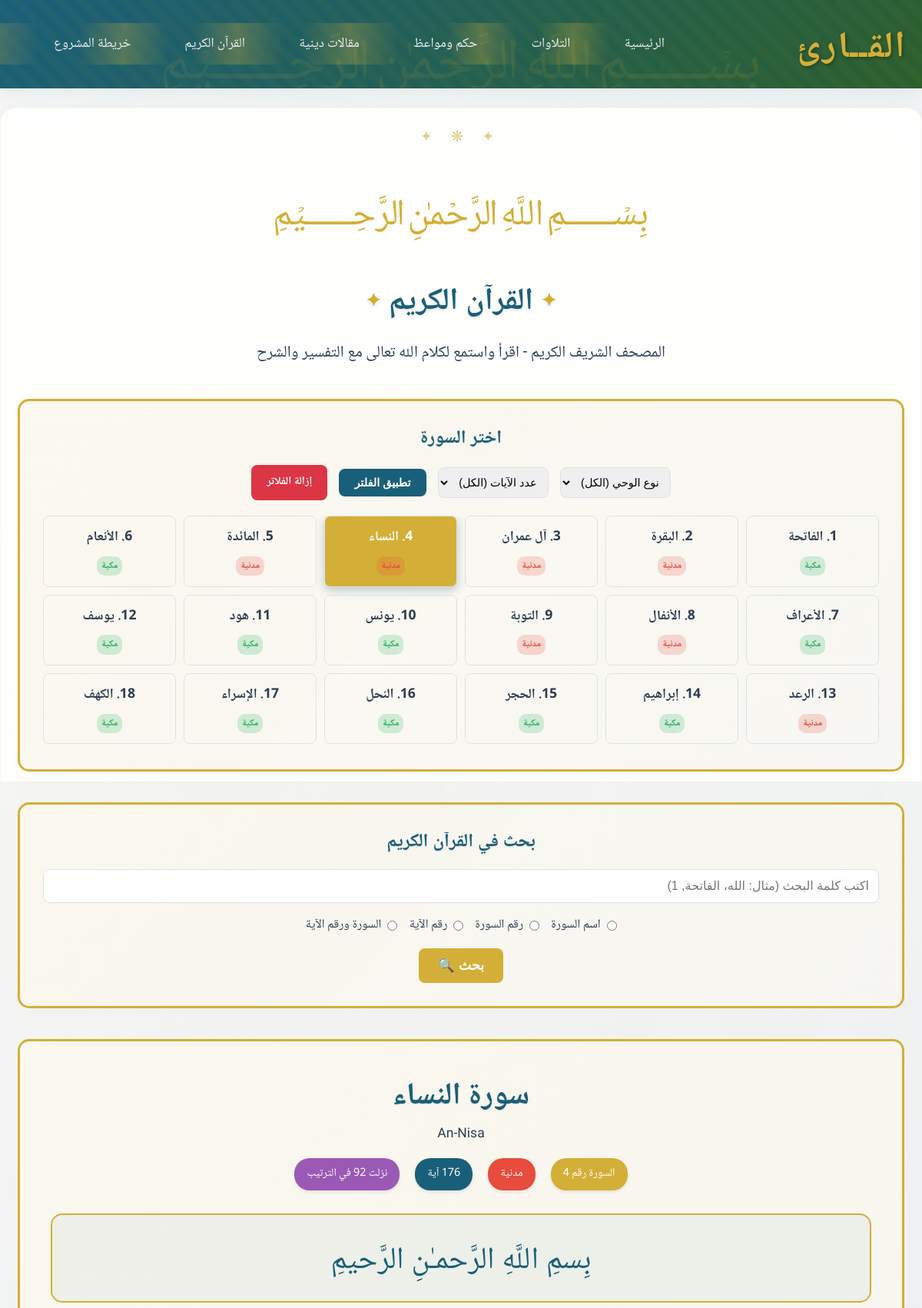
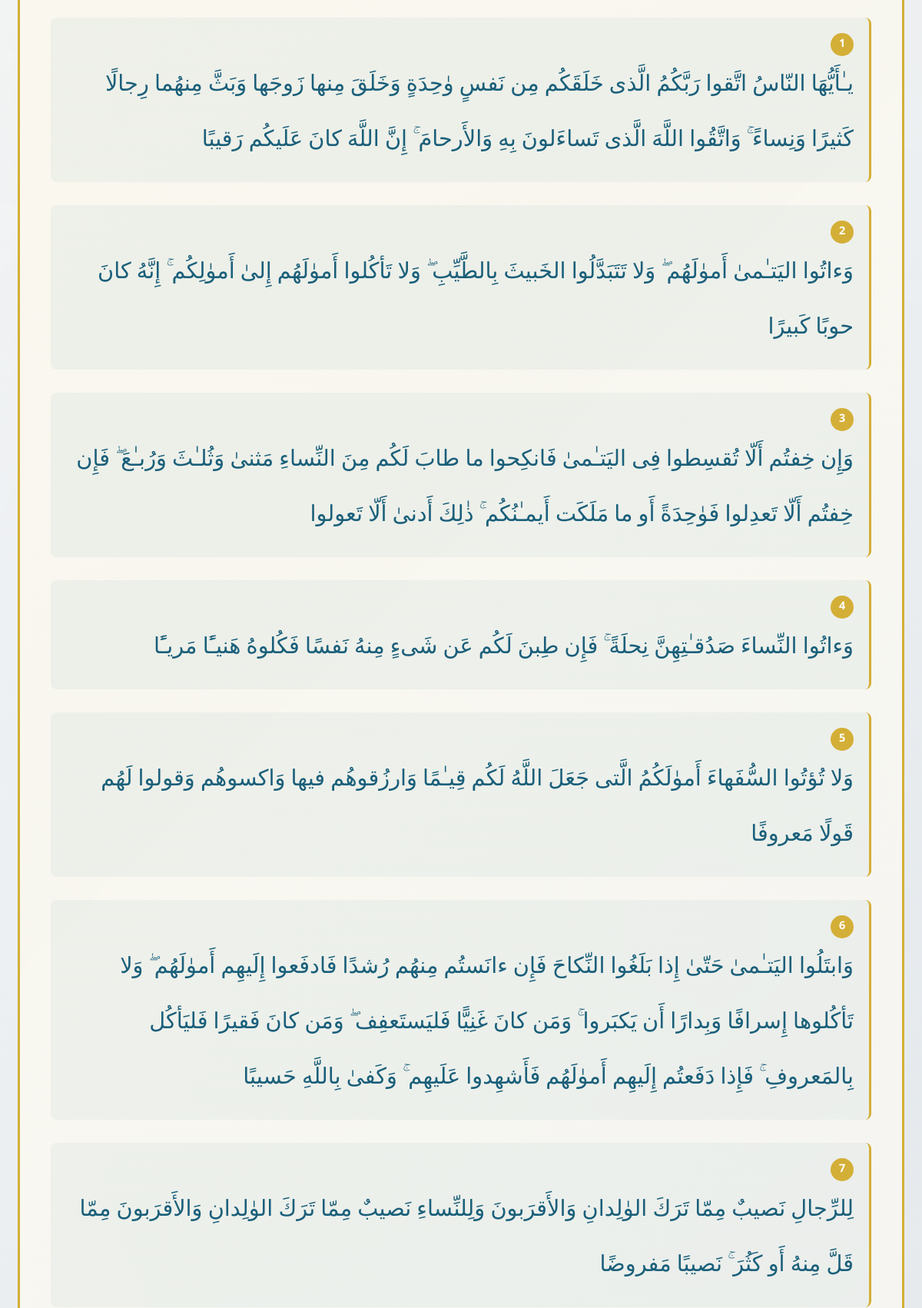
The app's page /quran.php?surah=4 (upper part) with its own data (2 pictures, top to bottom).
### tables this page shows
CREATE TABLE IF NOT EXISTS `quran_surahs` (
    `surah_number` INT(11) NOT NULL,
    `surah_name_arabic` VARCHAR(100) NOT NULL,
    `surah_name_english` VARCHAR(100) NULL,
    `revelation_type` ENUM('meccan', 'medinan') NOT NULL,
    `total_ayahs` INT(11) NOT NULL,
    `revelation_order` INT(11) NOT NULL,
    `bismillah_pre` TINYINT(1) NOT NULL DEFAULT 1 COMMENT '1=تظهر البسملة، 0=لا تظهر',
    `created_at` TIMESTAMP NOT NULL DEFAULT CURRENT_TIMESTAMP,
    PRIMARY KEY (`surah_number`),
    INDEX `idx_revelation_type` (`revelation_type`),
    INDEX `idx_revelation_order` (`revelation_order`)
);

CREATE TABLE IF NOT EXISTS `quran_verses` (
    `id` INT(11) NOT NULL AUTO_INCREMENT,
    `surah_number` INT(11) NOT NULL,
    `ayah_number` INT(11) NOT NULL,
    `ayah_text` TEXT NOT NULL,
    `juz_number` INT(11) NULL,
    `page_number` INT(11) NULL,
    `created_at` TIMESTAMP NOT NULL DEFAULT CURRENT_TIMESTAMP,
    PRIMARY KEY (`id`),
    UNIQUE KEY `unique_verse` (`surah_number`, `ayah_number`),
    INDEX `idx_surah_number` (`surah_number`),
    INDEX `idx_juz_number` (`juz_number`),
    INDEX `idx_page_number` (`page_number`),
    FULLTEXT `ftx_ayah_text` (`ayah_text`)
);

### quran.php (the view, shortened to what this page needs)
<?php
include 'includes/header.php';
include 'includes/db_connect.php';
$search_query = isset($_GET['search_query']) ? trim($_GET['search_query']) : '';
$search_results = [];
$revelation_filter = isset($_GET['revelation_filter']) ? $_GET['revelation_filter'] : '';
$ayah_count_filter = isset($_GET['ayah_count_filter']) ? $_GET['ayah_count_filter'] : '';
$current_surah = isset($_GET['surah']) ? (int)$_GET['surah'] : 1;
$current_surah = max(1, min(114, $current_surah));
$surah_info = null;
if ($conn) {
    $stmt = $conn->prepare("SELECT * FROM quran_surahs WHERE surah_number = ?");
    $stmt->bind_param("i", $current_surah);
    $stmt->execute();
    $result = $stmt->get_result();
    $surah_info = $result->fetch_assoc();
}
$verses = [];
if ($conn) {
    $stmt = $conn->prepare("SELECT ayah_number, ayah_text FROM quran_verses WHERE surah_number = ? ORDER BY ayah_number");
    $stmt->bind_param("i", $current_surah);
    $stmt->execute();
    $result = $stmt->get_result();
    while ($row = $result->fetch_assoc()) {
        $verses[] = $row;
    }
}
?>
    <section class="page-content islamic-decor">
        <div class="basmala-text" style="font-size: 5rem;">﷽</div>
        <h1 class="sacred-text">القرآن الكريم</h1>
        <p style="font-size: 1.3rem; color: var(--text-color); margin-bottom: 40px; text-align: center;">
            المصحف الشريف الكريم - اقرأ واستمع لكلام الله تعالى مع التفسير والشرح
        </p>
        <div class="islamic-border" style="margin: 40px 0; padding: 30px;">
            <h2 style="text-align: center; color: var(--primary-color); margin-bottom: 20px; font-family: var(--heading-font);">
                اختر السورة
            </h2>
            <form action="" method="GET" style="margin-bottom: 20px; display: flex; flex-wrap: wrap; gap: 15px; justify-content: center; align-items: center;">
                <select name="revelation_filter" style="padding: 10px; border: 1px solid var(--border-color); border-radius: 8px; font-size: 0.9rem;">
                    <option value="">نوع الوحي (الكل)</option>
                </select>
                <select name="ayah_count_filter" style="padding: 10px; border: 1px solid var(--border-color); border-radius: 8px; font-size: 0.9rem;">
                    <option value="">عدد الآيات (الكل)</option>
                </select>
                <button type="submit" style="background: var(--primary-color); color: white; border: none; padding: 10px 20px; border-radius: 8px; font-size: 0.9rem; font-weight: bold; cursor: pointer; transition: all 0.3s ease;">
                    تطبيق الفلتر
                </button>
                <a href="quran.php" style="background: #dc3545; color: white; border: none; padding: 10px 20px; border-radius: 8px; font-size: 0.9rem; font-weight: bold; cursor: pointer; transition: all 0.3s ease; text-decoration: none;">
                    إزالة الفلاتر
                </a>
            </form>
            <div style="display: grid; grid-template-columns: repeat(auto-fit, minmax(150px, 1fr)); gap: 10px; max-height: 300px; overflow-y: auto;">
                <?php
                $all_surahs = [];
                if ($conn) {
                    $sql_all_surahs = "SELECT surah_number, surah_name_arabic, revelation_type, total_ayahs FROM quran_surahs";
                    $sql_all_surahs .= " ORDER BY surah_number";
                    $stmt_all_surahs = $conn->prepare($sql_all_surahs);
                    if ($stmt_all_surahs) {
                        $stmt_all_surahs->execute();
                        $result_all_surahs = $stmt_all_surahs->get_result();
                        while ($row = $result_all_surahs->fetch_assoc()) {
                            $all_surahs[] = $row;
                        }
                    } else {
                        error_log("Failed to prepare statement for all surahs: " . $conn->error);
                    }
                }
                foreach ($all_surahs as $surah):
                    $is_active = ($surah['surah_number'] == $current_surah);
                ?>
                    <a href="?surah=<?php echo $surah['surah_number']; ?>&revelation_filter=<?php echo htmlspecialchars($revelation_filter); ?>&ayah_count_filter=<?php echo htmlspecialchars($ayah_count_filter); ?>"
                       class="surah-link <?php echo $is_active ? 'active' : ''; ?>"
                       style="display: block; padding: 12px; text-decoration: none; border: 1px solid var(--border-color); border-radius: 8px; text-align: center; transition: all 0.3s ease; background: <?php echo $is_active ? 'var(--accent-color)' : 'transparent'; ?>; color: <?php echo $is_active ? 'white' : 'var(--text-color)'; ?>;">
                        <div style="font-size: 1.1em; font-weight: bold; margin-bottom: 4px;">
                            <?php echo $surah['surah_number']; ?>. <?php echo $surah['surah_name_arabic']; ?>
                        </div>
                        <span class="revelation-badge <?php echo $surah['revelation_type']; ?>" style="background: <?php echo $surah['revelation_type'] == 'meccan' ? 'rgba(39, 174, 96, 0.2)' : 'rgba(231, 76, 60, 0.2)'; ?>; color: <?php echo $surah['revelation_type'] == 'meccan' ? '#27ae60' : '#e74c3c'; ?>;">
                            <?php echo $surah['revelation_type'] == 'meccan' ? 'مكية' : 'مدنية'; ?>
                        </span>
                    </a>
                <?php endforeach; ?>
            </div>
        </div>
        <div class="islamic-border" style="margin: 40px 0; padding: 30px;">
            <h2 style="text-align: center; color: var(--primary-color); margin-bottom: 20px; font-family: var(--heading-font);">
                بحث في القرآن الكريم
            </h2>
            <form action="" method="GET" style="display: flex; flex-direction: column; gap: 15px;">
                <input type="text" name="search_query" placeholder="اكتب كلمة البحث (مثال: الله، الفاتحة, 1)"
                       value="<?php echo isset($_GET['search_query']) ? htmlspecialchars($_GET['search_query']) : ''; ?>"
                       style="padding: 12px; border: 1px solid var(--border-color); border-radius: 8px; font-size: 1rem; text-align: right; direction: rtl;">
                <div style="display: flex; flex-wrap: wrap; gap: 15px; justify-content: center;">
                    <label style="display: flex; align-items: center; gap: 8px; cursor: pointer;">
                        <input type="radio" name="search_type" value="surah_name" <?php echo (isset($_GET['search_type']) && $_GET['search_type'] == 'surah_name') ? 'checked' : ''; ?>>
                        اسم السورة
                    </label>
                    <label style="display: flex; align-items: center; gap: 8px; cursor: pointer;">
                        <input type="radio" name="search_type" value="surah_number" <?php echo (isset($_GET['search_type']) && $_GET['search_type'] == 'surah_number') ? 'checked' : ''; ?>>
                        رقم السورة
                    </label>
                    <label style="display: flex; align-items: center; gap: 8px; cursor: pointer;">
                        <input type="radio" name="search_type" value="ayah_number" <?php echo (isset($_GET['search_type']) && $_GET['search_type'] == 'ayah_number') ? 'checked' : ''; ?>>
                        رقم الآية
                    </label>
                    <label style="display: flex; align-items: center; gap: 8px; cursor: pointer;">
                        <input type="radio" name="search_type" value="surah_ayah_combined" <?php echo (isset($_GET['search_type']) && $_GET['search_type'] == 'surah_ayah_combined') ? 'checked' : ''; ?>>
                        السورة ورقم الآية
                    </label>
                </div>
                <button type="submit" style="background: var(--accent-color); color: white; border: none; padding: 12px 25px; border-radius: 8px; font-size: 1.1rem; font-weight: bold; cursor: pointer; transition: all 0.3s ease; align-self: center;">
                    بحث 🔍
                </button>
            </form>
        </div>
        <div class="islamic-border" style="margin: 40px 0; padding: 40px;">
            <?php if (!empty($search_results)): ?>
                <h2 style="text-align: center; color: var(--primary-color); margin-bottom: 30px; font-family: var(--heading-font);">
                    نتائج البحث عن "<?php echo htmlspecialchars($search_query); ?>"
                </h2>
                <div class="quran-verses">
                    <?php if (count($search_results) > 0): ?>
                        <?php foreach ($search_results as $verse): ?>
                            <div class="verse-container" style="margin: 30px 0; padding: 20px; border-right: 3px solid var(--accent-color); background: rgba(26, 95, 122, 0.05); border-radius: 8px;">
                                <div style="display: flex; justify-content: space-between; align-items: center; margin-bottom: 15px;">
                                    <span class="info-badge" style="background: var(--primary-color); color: white; padding: 5px 10px; border-radius: 15px; font-size: 0.85rem;">
                                        سورة <?php echo $verse['surah_name_arabic']; ?> (<?php echo $verse['surah_number']; ?>)
                                    </span>
                                    <div class="verse-number" style="display: inline-block; background: var(--accent-color); color: white; border-radius: 50%; width: 30px; height: 30px; text-align: center; line-height: 30px; font-weight: bold; font-size: 0.9rem;">
                                        <?php echo $verse['ayah_number']; ?>
                                    </div>
                                </div>
                                <div class="verse-text" style="font-family: 'Amiri', serif; font-size: 1.8rem; line-height: 2.5; color: var(--primary-color); text-align: right; direction: rtl;">
                                    <?php echo $verse['ayah_text']; ?>
                                </div>
                            </div>
                        <?php endforeach; ?>
                    <?php else: ?>
                        <p style="text-align: center; font-size: 1.2rem; color: var(--text-color);">لا توجد نتائج مطابقة لبحثك.</p>
                    <?php endif; ?>
                </div>
            <?php elseif (!empty($surah_info)): ?>
                <div style="text-align: center; margin-bottom: 30px;">
                    <h2 style="font-family: var(--heading-font); color: var(--primary-color); font-size: 2.5rem; margin-bottom: 10px;">
                        سورة <?php echo $surah_info['surah_name_arabic']; ?>
                    </h2>
                    <div style="font-size: 1.1rem; color: var(--text-color); margin-bottom: 15px;">
                        <?php echo $surah_info['surah_name_english']; ?>
                    </div>
                    <div style="display: flex; justify-content: center; gap: 20px; flex-wrap: wrap;">
                        <div class="info-badge" style="background: var(--accent-color); color: white; padding: 8px 16px; border-radius: 20px; font-size: 0.9rem;">
                            السورة رقم <?php echo $surah_info['surah_number']; ?>
                        </div>
                        <div class="info-badge" style="background: <?php echo $surah_info['revelation_type'] == 'meccan' ? '#27ae60' : '#e74c3c'; ?>; color: white; padding: 8px 16px; border-radius: 20px; font-size: 0.9rem;">
                            <?php echo $surah_info['revelation_type'] == 'meccan' ? 'مكية' : 'مدنية'; ?>
                        </div>
                        <div class="info-badge" style="background: var(--primary-color); color: white; padding: 8px 16px; border-radius: 20px; font-size: 0.9rem;">
                            <?php echo $surah_info['total_ayahs']; ?> آية
                        </div>
                        <div class="info-badge" style="background: #9b59b6; color: white; padding: 8px 16px; border-radius: 20px; font-size: 0.9rem;">
                            نزلت <?php echo $surah_info['revelation_order']; ?> في الترتيب
                        </div>
                    </div>
                </div>
                <?php if ($surah_info['bismillah_pre'] == 1): ?>
                    <div class="basmala-text" style="text-align: center; font-size: 2.5rem; margin: 30px 0; color: var(--primary-color); direction: rtl; padding: 20px; background: rgba(26, 95, 122, 0.05); border-radius: 15px; border: 2px solid var(--accent-color);">
                        بِسمِ اللَّهِ الرَّحمـٰنِ الرَّحيمِ
                    </div>
                <?php endif; ?>
                <div class="quran-verses">
                    <?php
                    $verses_count = count($verses);
                    $initial_display = 7;
                    for ($i = 0; $i < $verses_count; $i++):
                        $verse = $verses[$i];
                        $is_hidden = ($i >= $initial_display) ? 'hidden-verse' : '';
                    ?>
                        <div class="verse-container <?php echo $is_hidden; ?>" style="margin: 30px 0; padding: 20px; border-right: 3px solid var(--accent-color); background: rgba(26, 95, 122, 0.05); border-radius: 8px;">
                            <div class="verse-number" style="display: inline-block; background: var(--accent-color); color: white; border-radius: 50%; width: 30px; height: 30px; text-align: center; line-height: 30px; font-weight: bold; margin-left: 10px; font-size: 0.9rem;">
                                <?php echo $verse['ayah_number']; ?>
                            </div>
                            <div class="verse-text" style="font-family: 'Amiri', serif; font-size: 1.8rem; line-height: 2.5; color: var(--primary-color); text-align: right; direction: rtl;">
                                <?php echo $verse['ayah_text']; ?>
                            </div>
                        </div>
                    <?php endfor; ?>
                </div>
            <?php endif; ?>
        </div>
    </section>
<?php
include 'includes/footer.php';
?>

### records on screen
quran_surahs: surah_number "1", surah_name_arabic "الفاتحة", revelation_type "مكية"
quran_surahs: surah_number "2", surah_name_arabic "البقرة", revelation_type "مدنية"
quran_surahs: surah_number "3", surah_name_arabic "آل عمران", revelation_type "مدنية"
quran_surahs: surah_number "4", surah_name_arabic "النساء", revelation_type "مدنية", surah_name_english "An-Nisa", total_ayahs "176", revelation_order "92"
quran_surahs: surah_number "5", surah_name_arabic "المائدة", revelation_type "مدنية"
quran_surahs: surah_number "6", surah_name_arabic "الأنعام", revelation_type "مكية"
quran_surahs: surah_number "7", surah_name_arabic "الأعراف", revelation_type "مكية"
quran_surahs: surah_number "8", surah_name_arabic "الأنفال", revelation_type "مدنية"
quran_surahs: surah_number "9", surah_name_arabic "التوبة", revelation_type "مدنية"
quran_surahs: surah_number "10", surah_name_arabic "يونس", revelation_type "مكية"
quran_surahs: surah_number "11", surah_name_arabic "هود", revelation_type "مكية"
quran_surahs: surah_number "12", surah_name_arabic "يوسف", revelation_type "مكية"
quran_surahs: surah_number "13", surah_name_arabic "الرعد", revelation_type "مدنية"
quran_surahs: surah_number "14", surah_name_arabic "إبراهيم", revelation_type "مكية"
quran_surahs: surah_number "15", surah_name_arabic "الحجر", revelation_type "مكية"
quran_surahs: surah_number "16", surah_name_arabic "النحل", revelation_type "مكية"
quran_surahs: surah_number "17", surah_name_arabic "الإسراء", revelation_type "مكية"
quran_surahs: surah_number "18", surah_name_arabic "الكهف", revelation_type "مكية"
quran_verses: ayah_number "1", ayah_text "يـٰأَيُّهَا النّاسُ اتَّقوا رَبَّكُمُ الَّذى خَلَقَكُم مِن نَفسٍ وٰحِدَةٍ وَخَلَقَ مِنها زَوجَها وَبَثَّ مِنهُما رِجالًا كَثيرًا وَنِساءً ۚ وَاتَّقُوا اللَّهَ الَّذى تَساءَلونَ بِهِ وَالأَرحامَ ۚ إِنَّ اللَّهَ كانَ عَلَيكُم رَقيبًا"
quran_verses: ayah_number "2", ayah_text "وَءاتُوا اليَتـٰمىٰ أَموٰلَهُم ۖ وَلا تَتَبَدَّلُوا الخَبيثَ بِالطَّيِّبِ ۖ وَلا تَأكُلوا أَموٰلَهُم إِلىٰ أَموٰلِكُم ۚ إِنَّهُ كانَ حوبًا كَبيرًا"
quran_verses: ayah_number "3", ayah_text "وَإِن خِفتُم أَلّا تُقسِطوا فِى اليَتـٰمىٰ فَانكِحوا ما طابَ لَكُم مِنَ النِّساءِ مَثنىٰ وَثُلـٰثَ وَرُبـٰعَ ۖ فَإِن خِفتُم أَلّا تَعدِلوا فَوٰحِدَةً أَو ما مَلَكَت أَيمـٰنُكُم ۚ ذٰلِكَ أَدنىٰ أَلّا تَعولوا"
quran_verses: ayah_number "4", ayah_text "وَءاتُوا النِّساءَ صَدُقـٰتِهِنَّ نِحلَةً ۚ فَإِن طِبنَ لَكُم عَن شَىءٍ مِنهُ نَفسًا فَكُلوهُ هَنيـًٔا مَريـًٔا"
quran_verses: ayah_number "5", ayah_text "وَلا تُؤتُوا السُّفَهاءَ أَموٰلَكُمُ الَّتى جَعَلَ اللَّهُ لَكُم قِيـٰمًا وَارزُقوهُم فيها وَاكسوهُم وَقولوا لَهُم قَولًا مَعروفًا"
quran_verses: ayah_number "6", ayah_text "وَابتَلُوا اليَتـٰمىٰ حَتّىٰ إِذا بَلَغُوا النِّكاحَ فَإِن ءانَستُم مِنهُم رُشدًا فَادفَعوا إِلَيهِم أَموٰلَهُم ۖ وَلا تَأكُلوها إِسرافًا وَبِدارًا أَن يَكبَروا ۚ وَمَن كانَ غَنِيًّا فَليَستَعفِف ۖ وَمَن كانَ فَقيرًا فَليَأكُل بِالمَعروفِ ۚ فَإِذا دَفَعتُم إِلَيهِم أَموٰلَهُم فَأَشهِدوا عَلَيهِم ۚ وَكَفىٰ بِاللَّهِ حَسيبًا"
quran_verses: ayah_number "7", ayah_text "لِلرِّجالِ نَصيبٌ مِمّا تَرَكَ الوٰلِدانِ وَالأَقرَبونَ وَلِلنِّساءِ نَصيبٌ مِمّا تَرَكَ الوٰلِدانِ وَالأَقرَبونَ مِمّا قَلَّ مِنهُ أَو كَثُرَ ۚ نَصيبًا مَفروضًا"
